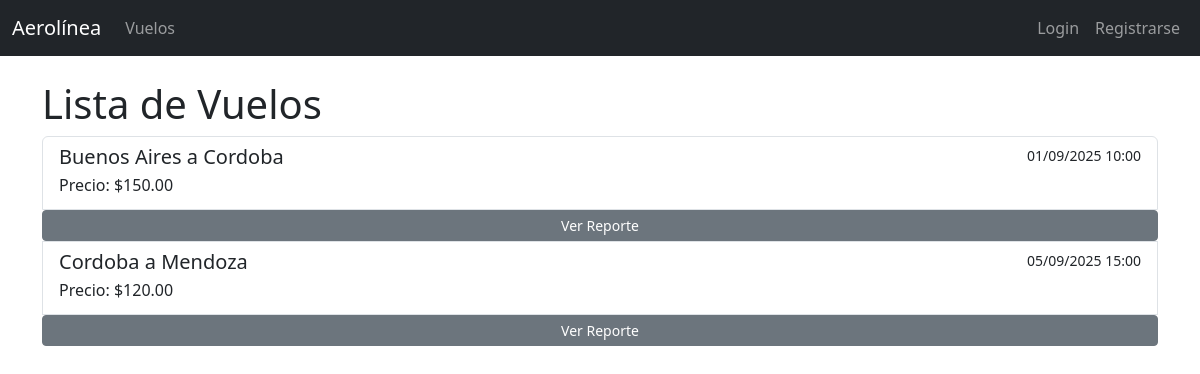
The page / on the database its author committed.
### gestion/models.py (models this page shows, shortened)
class Vuelo(models.Model):
    origen = models.CharField(max_length=100)
    destino = models.CharField(max_length=100)
    fecha_salida = models.DateTimeField()
    fecha_llegada = models.DateTimeField()
    precio = models.DecimalField(max_digits=10, decimal_places=2)
    avion = models.ForeignKey(Avion, on_delete=models.CASCADE, null=True)

### gestion/views.py (the view)
# urls.py: path('', views.lista_vuelos, name='lista_vuelos'),
def lista_vuelos(request):
    vuelo_service = VueloService()
    vuelos = vuelo_service.get_all_vuelos()
    return render(request, 'gestion/lista_vuelos.html', {'vuelos': vuelos})

### gestion/repositories.py (called while the page is built)
    def get_all(self):
        return Vuelo.objects.all()

### gestion/services.py (called while the page is built)
    def get_all_vuelos(self):
        return self.vuelo_repository.get_all()

### EFI/gestion/templates/gestion/lista_vuelos.html (shortened to what this page needs)
{% extends 'gestion/base.html' %}
{% block content %}
    <h1>Lista de Vuelos</h1>
    <div class="list-group">
        {% for vuelo in vuelos %}
            <a href="{% url 'detalle_vuelo' vuelo.id %}" class="list-group-item list-group-item-action">
                <div class="d-flex w-100 justify-content-between">
                    <h5 class="mb-1">{{ vuelo.origen }} a {{ vuelo.destino }}</h5>
                    <small>{{ vuelo.fecha_salida|date:"d/m/Y H:i" }}</small>
                </div>
                <p class="mb-1">Precio: ${{ vuelo.precio }}</p>
                <a href="{% url 'reporte_pasajeros_por_vuelo' vuelo.id %}" class="btn btn-secondary btn-sm">Ver Reporte</a>
            </a>
        {% endfor %}
    </div>
{% endblock %}

### rows shown on the page
Vuelo: origen "Buenos Aires", destino "Cordoba", fecha_salida "01/09/2025 10:00", precio "150.00"
Vuelo: origen "Cordoba", destino "Mendoza", fecha_salida "05/09/2025 15:00", precio "120.00"
